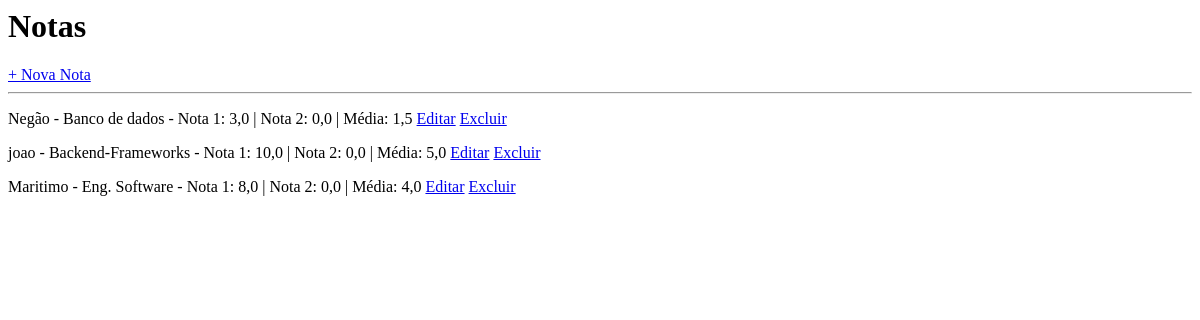
The page /notas/ on the database as committed earlier.
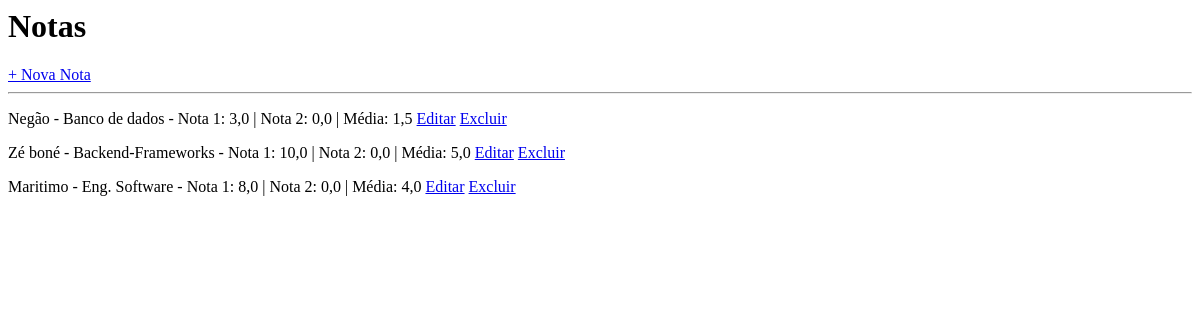
The same page on the database as committed later.
### notas/models.py (models this page shows, shortened)
class Nota(models.Model):
    aluno = models.ForeignKey(Aluno, on_delete=models.CASCADE)
    disciplina = models.ForeignKey('disciplinas.Disciplina', on_delete=models.CASCADE)
    nota1 = models.FloatField()
    nota2 = models.FloatField()
    class Meta:
        unique_together = ('aluno', 'disciplina')  # 🚨 evita duplicação
    def media(self):
        return (self.nota1 + self.nota2) / 2

### alunos/models.py (models this page shows, shortened)
class Aluno(models.Model):
    nome = models.CharField(max_length=100)
    matricula = models.CharField(max_length=10, unique=True)

### disciplinas/models.py (models this page shows, shortened)
class Disciplina(models.Model):
    nome = models.CharField(max_length=100)
    codigo = models.CharField(max_length=10, unique=True)

### notas/views.py (the view)
# urls.py: path('', views.lista_notas, name='lista_notas'),
def lista_notas(request):
    notas = Nota.objects.all()
    return render(request, 'notas/lista.html', {'notas': notas})

### notas/templates/notas/lista.html
<h1>Notas</h1>
<a href="{% url 'criar_nota' %}">+ Nova Nota</a>
<hr>
{% for nota in notas %}
    <p>
        {{ nota.aluno.nome }} -
        {{ nota.disciplina.nome }} -
        Nota 1: {{ nota.nota1 }} |
        Nota 2: {{ nota.nota2 }} |
        Média: {{ nota.media }}
        <a href="{% url 'editar_nota' nota.id %}">Editar</a>
        <a href="{% url 'deletar_nota' nota.id %}">Excluir</a>
    </p>
{% empty %}
    <p>Nenhuma nota cadastrada</p>
{% endfor %}

Rows that differ between the two databases and show on the page:
changed through a linked row, Nota "Backend-Frameworks": aluno.nome "joao" → "Zé boné"
